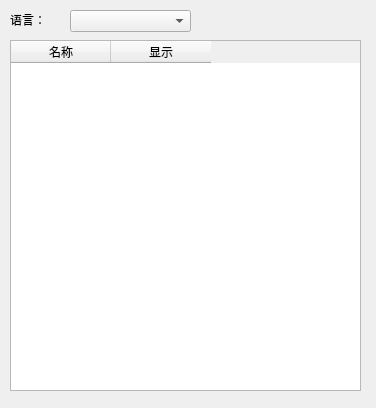
<?xml version="1.0" encoding="UTF-8"?>
<ui version="4.0">
 <class>Qrecipedate</class>
 <widget class="QDialog" name="Qrecipedate">
  <property name="geometry">
   <rect>
    <x>0</x>
    <y>0</y>
    <width>376</width>
    <height>408</height>
   </rect>
  </property>
  <property name="windowTitle">
   <string>Dialog</string>
  </property>
  <widget class="QTableWidget" name="m_table">
   <property name="geometry">
    <rect>
     <x>10</x>
     <y>40</y>
     <width>351</width>
     <height>351</height>
    </rect>
   </property>
   <column>
    <property name="text">
     <string>名称</string>
    </property>
   </column>
   <column>
    <property name="text">
     <string>显示</string>
    </property>
   </column>
  </widget>
  <widget class="QLabel" name="label">
   <property name="geometry">
    <rect>
     <x>10</x>
     <y>10</y>
     <width>54</width>
     <height>20</height>
    </rect>
   </property>
   <property name="text">
    <string>语言：</string>
   </property>
  </widget>
  <widget class="QComboBox" name="m_language">
   <property name="geometry">
    <rect>
     <x>70</x>
     <y>10</y>
     <width>121</width>
     <height>22</height>
    </rect>
   </property>
  </widget>
 </widget>
 <resources/>
 <connections/>
</ui>
